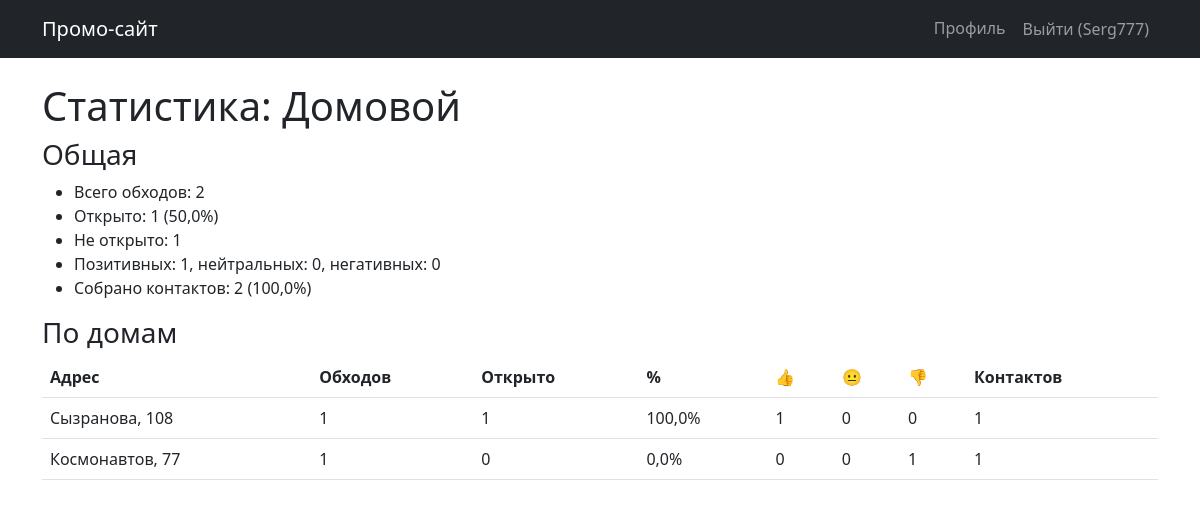
The app's page /campaign/3/statistics/ (signed in) with its own data.
### campaigns/models.py (models this page shows, shortened)
class Campaign(models.Model):
    name = models.CharField(max_length=200, verbose_name='Название')
    owner = models.ForeignKey(
        User, on_delete=models.CASCADE, related_name='campaigns',
        verbose_name='Владелец'
    )
    participants = models.ManyToManyField(
        User, related_name='participated_campaigns', blank=True,
        verbose_name='Участники'
    )
    created_at = models.DateTimeField(auto_now_add=True, verbose_name='Дата создания')
    class Meta:
        verbose_name = 'Кампания'
        verbose_name_plural = 'Кампании'

class House(models.Model):
    campaign = models.ForeignKey(
        Campaign, on_delete=models.CASCADE, related_name='houses',
        verbose_name='Кампания'
    )
    city = models.CharField(max_length=100, verbose_name='Город')
    street = models.CharField(max_length=200, verbose_name='Улица')
    house_number = models.CharField(max_length=20, verbose_name='Номер дома')
    entrances = models.PositiveIntegerField(verbose_name='Количество подъездов')
    apartments_per_entrance = models.PositiveIntegerField(verbose_name='Квартир в подъезде')
    class Meta:
        verbose_name = 'Дом'
        verbose_name_plural = 'Дома'

### campaigns/views.py (the view)
# urls.py: path('campaign/<int:campaign_id>/statistics/', views.campaign_statistics, name='campaign_statistics'),
@login_required
def campaign_statistics(request, campaign_id):
    campaign = get_object_or_404(Campaign, id=campaign_id)
    stats = get_campaign_statistics(campaign)
    stats['campaign'] = campaign
    return render(request, 'campaigns/statistics.html', stats)

### campaigns/templates/campaigns/statistics.html
{% extends 'campaigns/base.html' %}
{% block content %}
<h1>Статистика: {{ campaign.name }}</h1>
<h3>Общая</h3>
<ul>
    <li>Всего обходов: {{ total_visits }}</li>
    <li>Открыто: {{ opened_doors }} ({{ percent_opened }}%)</li>
    <li>Не открыто: {{ closed_doors }}</li>
    <li>Позитивных: {{ positive }}, нейтральных: {{ neutral }}, негативных: {{ negative }}</li>
    <li>Собрано контактов: {{ contacts_collected }} ({{ percent_contacts }}%)</li>
</ul>
<h3>По домам</h3>
<table class="table">
    <thead>
        <tr>
            <th>Адрес</th><th>Обходов</th><th>Открыто</th><th>%</th>
            <th>👍</th><th>😐</th><th>👎</th><th>Контактов</th>
        </tr>
    </thead>
    <tbody>
        {% for hs in house_stats %}
        <tr>
            <td>{{ hs.house.street }}, {{ hs.house.house_number }}</td>
            <td>{{ hs.total_visits }}</td>
            <td>{{ hs.opened_doors }}</td>
            <td>{{ hs.percent_opened }}%</td>
            <td>{{ hs.positive }}</td>
            <td>{{ hs.neutral }}</td>
            <td>{{ hs.negative }}</td>
            <td>{{ hs.contacts }}</td>
        </tr>
        {% endfor %}
    </tbody>
</table>
{% endblock %}

### campaigns/templates/campaigns/base.html (shortened to what this page needs)
<!DOCTYPE html>
<html lang="ru">
<head>
    <link href="https://cdn.jsdelivr.net/npm/bootstrap@5.2.3/dist/css/bootstrap.min.css" rel="stylesheet">
</head>
<body>
    <nav class="navbar navbar-expand-lg navbar-dark bg-dark">
        <div class="container">
            <a class="navbar-brand" href="/">Промо-сайт</a>
            <div class="collapse navbar-collapse">
                <ul class="navbar-nav ms-auto">
                    {% if user.is_authenticated %}
                        <li class="nav-item"><a class="nav-link" href="{% url 'profile' %}">Профиль</a></li>
                        <li class="nav-item">
                            <form method="post" action="{% url 'logout' %}" style="display:inline;">
                                <button class="btn btn-link nav-link">Выйти ({{ user.username }})</button>
                            </form>
                        </li>
                    {% else %}
                        <li class="nav-item"><a class="nav-link" href="{% url 'login' %}">Войти</a></li>
                        <li class="nav-item"><a class="nav-link" href="{% url 'register' %}">Регистрация</a></li>
                    {% endif %}
                </ul>
            </div>
        </div>
    </nav>
    <div class="container mt-4">
        {% block content %}{% endblock %}
    </div>
</body>
</html>

### records on screen
Campaign: name "Домовой"
House: house.street "Сызранова", house.house_number "108", total_visits "1", opened_doors "1", percent_opened "100,0", positive "1", neutral "0", negative "0", contacts "1"
House: house.street "Космонавтов", house.house_number "77", total_visits "1", opened_doors "0", percent_opened "0,0", positive "0", neutral "0", negative "1", contacts "1"

### other values on screen
{{ user.username }} "Serg777"
{{ total_visits }} "2"
{{ opened_doors }} "1"
{{ percent_opened }} "50,0"
{{ closed_doors }} "1"
{{ positive }} "1"
{{ neutral }} "0"
{{ negative }} "0"
{{ contacts_collected }} "2"
{{ percent_contacts }} "100,0"
